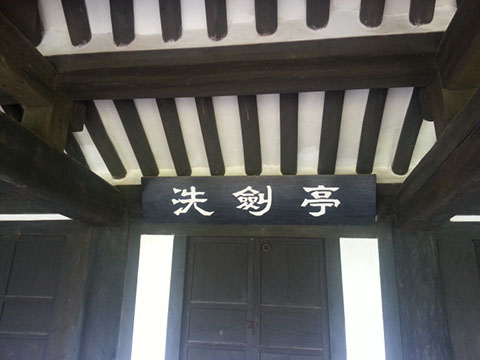
//> input picture 5chapter/image/abs_test1.jpg, 480 x 360 px
$ ./mat_abs   (built with g++ and OpenCV 4)
//> lines starting //> are read from the running program, lines starting //| are printed output that depends on the picture
//
//  mat_abs.cpp
//  opencv_practice
//
//  Created by KimJunsik on 2019/12/09.
//  Copyright © 2019 KimJunsik. All rights reserved.
//

#include <opencv2/opencv.hpp>
using namespace cv;
using namespace std;
int main()
{
    Mat image1 = imread("./5chapter/image/abs_test1.jpg", 0);
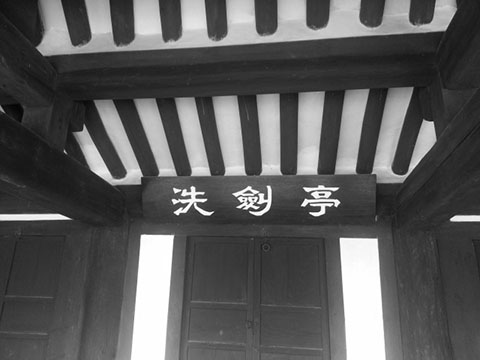
//> image1: 360 rows x 480 cols, CV_8UC1; min 3, max 255, mean 91
    Mat image2 = imread("./5chapter/image/abs_test2.jpg", 0);
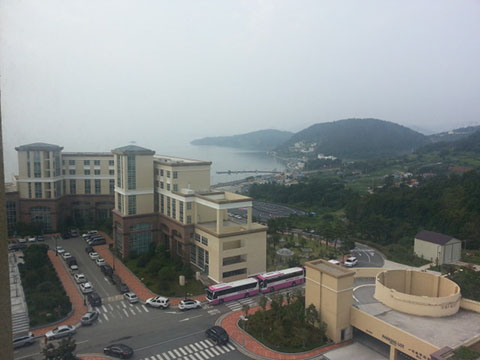
//> input picture 5chapter/image/abs_test2.jpg, 480 x 360 px
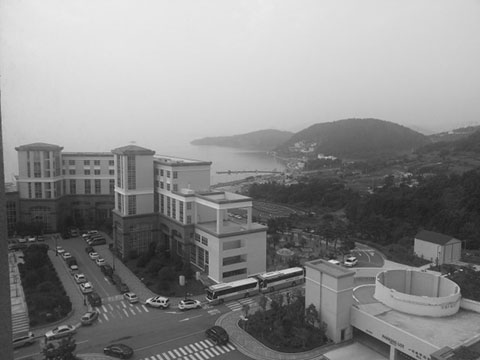
//> image2: 360 rows x 480 cols, CV_8UC1; min 17, max 236, mean 137.8
    CV_Assert(image1.data && image2.data);

    Mat dif_img, abs_dif1, abs_dif2;

    image1.convertTo(image1, CV_16S);
//> image1: 360 rows x 480 cols, CV_16SC1
    image2.convertTo(image2, CV_16S);
//> image2: 360 rows x 480 cols, CV_16SC1
    subtract(image1, image2, dif_img);
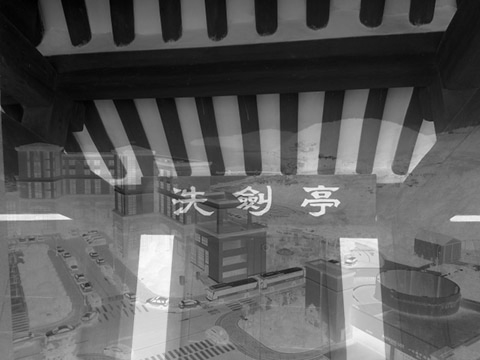
//> dif_img: 360 rows x 480 cols, CV_16SC1; min -210, max 233, mean -46.9; drawn with min black and max white

    Rect roi(10, 10, 7, 3);
    cout << "[dif_img] = " << endl << dif_img(roi) << endl;
//| [dif_img] =
//| [-200, -199, -200, -200, -198, -197, -200;
//|  -199, -199, -199, -200, -199, -199, -197;
//|  -200, -199, -199, -201, -200, -200, -196]

    abs_dif1 = abs(dif_img);
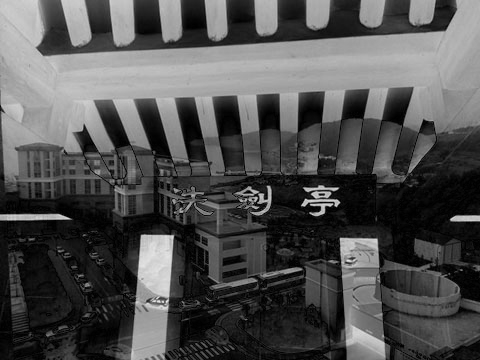
//> abs_dif1: 360 rows x 480 cols, CV_16SC1; min 0, max 233, mean 80

    image1.convertTo(image1, CV_8U);
    image2.convertTo(image2, CV_8U);
    dif_img.convertTo(dif_img, CV_8U);
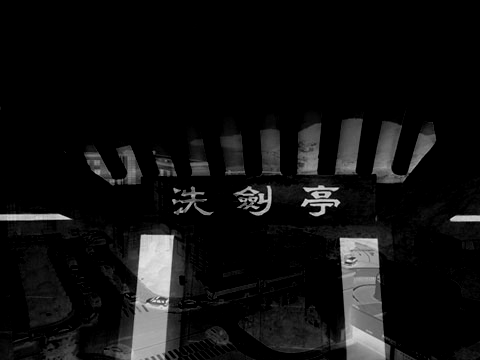
//> dif_img: 360 rows x 480 cols, CV_8UC1; min 0, max 233, mean 16.6
    abs_dif1.convertTo(abs_dif1, CV_8U);
//> abs_dif1: 360 rows x 480 cols, CV_8UC1

    absdiff(image1, image2, abs_dif2);

    cout << "[dif_img] = " << endl << dif_img(roi) << endl << endl;
//| [dif_img] =
//| [  0,   0,   0,   0,   0,   0,   0;
//|    0,   0,   0,   0,   0,   0,   0;
//|    0,   0,   0,   0,   0,   0,   0]
    cout << "[abs_dif1] = " << endl << abs_dif1(roi) << endl;
//| [abs_dif1] =
//| [200, 199, 200, 200, 198, 197, 200;
//|  199, 199, 199, 200, 199, 199, 197;
//|  200, 199, 199, 201, 200, 200, 196]
    cout << "[abs_dif2] = " << endl << abs_dif2(roi) << endl;
//| [abs_dif2] =
//| [200, 199, 200, 200, 198, 197, 200;
//|  199, 199, 199, 200, 199, 199, 197;
//|  200, 199, 199, 201, 200, 200, 196]

    imshow("image1", image1);
    imshow("image2", image2);
    imshow("dif_img", dif_img);
    imshow("abs_dif1", abs_dif1);
    imshow("abs_dif2", abs_dif2);
    waitKey();
    return 0;


}
